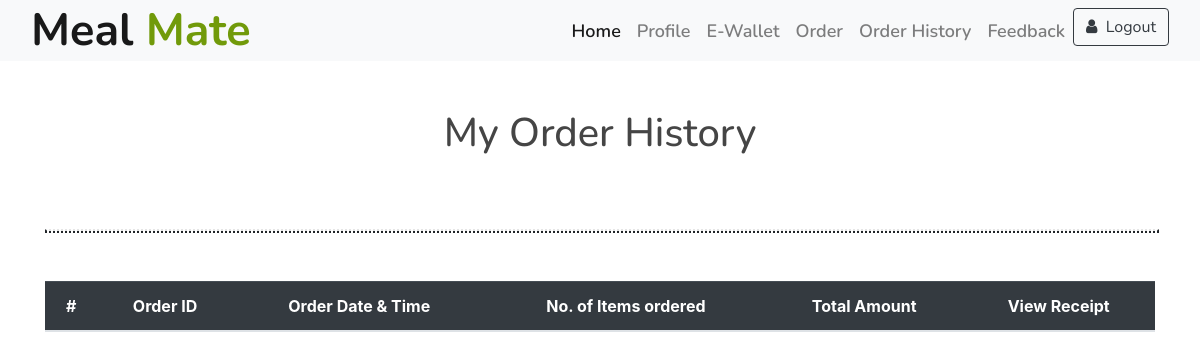
The app's page /order_history_student/ (signed in), older data.
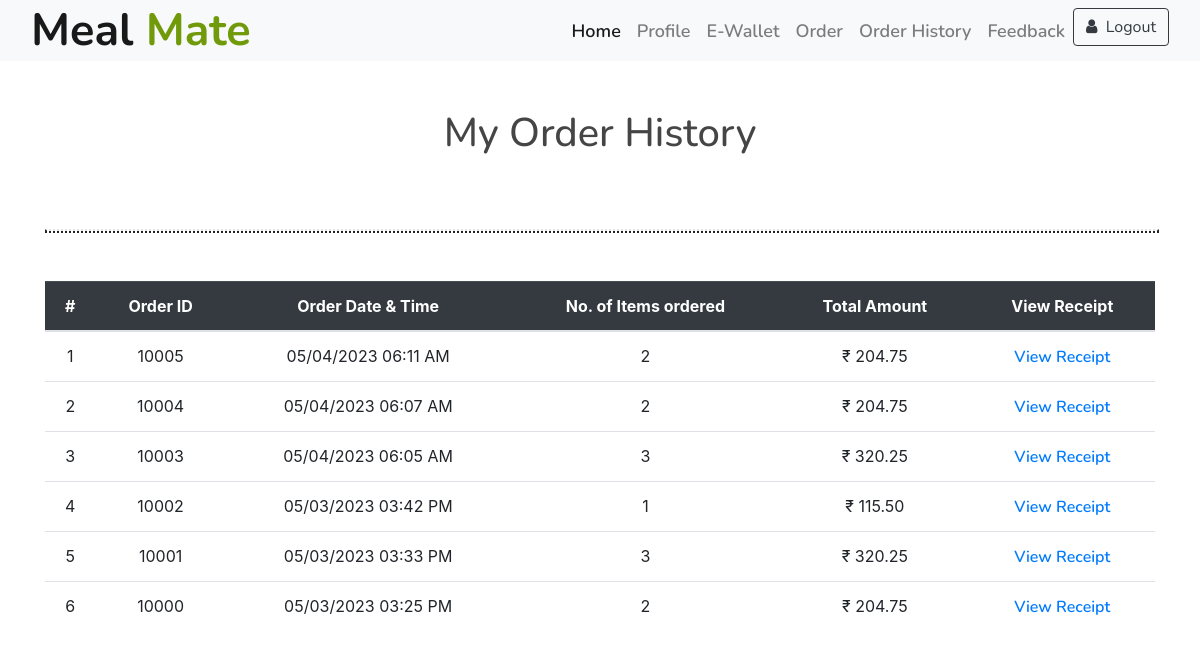
The same page, newer data.
### accounts/models.py (models this page shows, shortened)
class Order(models.Model):
    orderid = models.AutoField(primary_key=True)
    studentid = models.ForeignKey(Student, on_delete=models.CASCADE)
    order_time = models.DateTimeField()
    ORDER_MODE_CHOICES = [('online', 'Online'), ('offline', 'Offline')]
    order_mode = models.CharField(max_length=7, choices=ORDER_MODE_CHOICES)
    item1 = models.ForeignKey(MenuItem, on_delete=models.CASCADE, related_name='orders_item1', null=True, blank=True)
    item2 = models.ForeignKey(MenuItem, on_delete=models.CASCADE, related_name='orders_item2', null=True, blank=True)
    item3 = models.ForeignKey(MenuItem, on_delete=models.CASCADE, related_name='orders_item3', null=True, blank=True)
    item4 = models.ForeignKey(MenuItem, on_delete=models.CASCADE, related_name='orders_item4', null=True, blank=True)
    item5 = models.ForeignKey(MenuItem, on_delete=models.CASCADE, related_name='orders_item5', null=True, blank=True)
    total_amount = models.DecimalField(max_digits=6, decimal_places=2)

### accounts/views.py (the view)
# urls.py: path('order_history_student/', views.order_history_student, name='order_history_student'),
def order_history_student(request):
    user_id = request.session.get('studentid')
    student = Student.objects.get(studentid=user_id)
    orders = Order.objects.filter(studentid=student).order_by('-order_time')
    for order in orders:
        items = [order.item1, order.item2, order.item3, order.item4, order.item5]
        order.num_items = sum(1 for item in items if item is not None)
    context = {'orders': orders}
    return render(request, 'order_history_student.html', context)

### templates/order_history_student.html (shortened to what this page needs)
{%load static%}
<!DOCTYPE html>
<html lang="en">
<head>
  <link href="https://cdn.jsdelivr.net/npm/bootstrap-icons@1.5.0/font/bootstrap-icons.css" rel="stylesheet">
  <link href="https://stackpath.bootstrapcdn.com/bootstrap/4.4.1/css/bootstrap.min.css" rel="stylesheet">
  <link href="https://cdnjs.cloudflare.com/ajax/libs/font-awesome/5.10.0/css/all.min.css" rel="stylesheet">
  <link href="{% static 'lib/animate/animate.min.css'%}" rel="stylesheet">
  <link href="{% static 'lib/owlcarousel/assets/owl.carousel.min.css'%}" rel="stylesheet">
  <link href="{% static 'lib/flaticon/font/flaticon.css'%}" rel="stylesheet">
  <link href="{% static 'lib/tempusdominus/css/tempusdominus-bootstrap-4.min.css'%}" rel="stylesheet" />
  <link href="{% static 'css/style.css'%}" rel="stylesheet">
  <link rel="stylesheet" type="text/css"
    href="https://stackpath.bootstrapcdn.com/bootstrap/4.3.1/css/bootstrap.min.css">
  <link rel="stylesheet" href="https://stackpath.bootstrapcdn.com/font-awesome/4.7.0/css/font-awesome.min.css">
</head>
<body>
  <div class="navbar navbar-expand-lg bg-light navbar-light">
    <div class="container-fluid">
      <a href="#" class="navbar-brand">Meal <span>Mate</span></a>
      <div class="collapse navbar-collapse justify-content-between" id="navbarCollapse">
        <div class="navbar-nav ml-auto">
          <a href="{% url 'index' %}" class="nav-item nav-link active">Home</a>
          <a href="{% url 'profile' %}" class="nav-item nav-link">Profile</a>
          <a href="{% url 'ewallet'%}" class="nav-item nav-link">E-Wallet</a>
          <a href="{% url 'menushowstudent' %}" class="nav-item nav-link">Order</a>
          <a href="{% url 'order_history_student' %}" class="nav-item nav-link">Order History</a>
          <a href="{% url 'feedbackmenu' %}" class="nav-item nav-link">Feedback</a>
          <a href="{% url 'login' %}">
            <button type="button" class="btn btn-outline-dark">
              <i class="fa fa-user mr-1" aria-hidden="true"></i> Logout
            </button></a>
        </div>
      </div>
    </div>
  </div>
  <div class="container py-5">
    <div class="row">
      <div class="col-lg-10 mx-auto col-12 text-center mb-3">
        <h1 class="mt-0 text-black">My Order History</h1>
      </div>
    </div>
    <table class="table">
      <hr class="accent my-5" style="border-width: 2px; border-style: dotted; width: 100%;">
        <thead class="table-dark">
            <tr>
                <th class="text-center">#</th>
                <th class="text-center">Order ID</th>
                <th class="text-center">Order Date & Time</th>
                <th class="text-center">No. of Items ordered</th>
                <th class="text-center">Total Amount</th>
                <th class="text-center">View Receipt</th>
            </tr>
        </thead>
        <tbody>
            {% for order in orders %}
            <tr>
                <td class="text-center">{{ forloop.counter }}</td>
                <td class="text-center">{{ order.orderid }}</td>
                <td class="text-center">{{ order.order_time|date:"m/d/Y h:i A" }}</td>
                <td class="text-center">{{ order.num_items }}</td>
                <td class="text-center">₹ {{ order.total_amount }}</td>
                <td class="text-center"><a href="{% url 'receipt' order.orderid %}" target="blank">View Receipt</a></td>
            </tr>
            {% endfor %}
        </tbody>
    </table>
  </div>
</body>
</html>

Row changes from the older to the newer data that the page shows:
added Order: orderid "10005", order_time "05/04/2023 06:11 AM", num_items "2", total_amount "204.75"
added Order: orderid "10004", order_time "05/04/2023 06:07 AM", num_items "2", total_amount "204.75"
added Order: orderid "10003", order_time "05/04/2023 06:05 AM", num_items "3", total_amount "320.25"
added Order: orderid "10002", order_time "05/03/2023 03:42 PM", num_items "1", total_amount "115.50"
added Order: orderid "10001", order_time "05/03/2023 03:33 PM", num_items "3", total_amount "320.25"
added Order: orderid "10000", order_time "05/03/2023 03:25 PM", num_items "2", total_amount "204.75"
